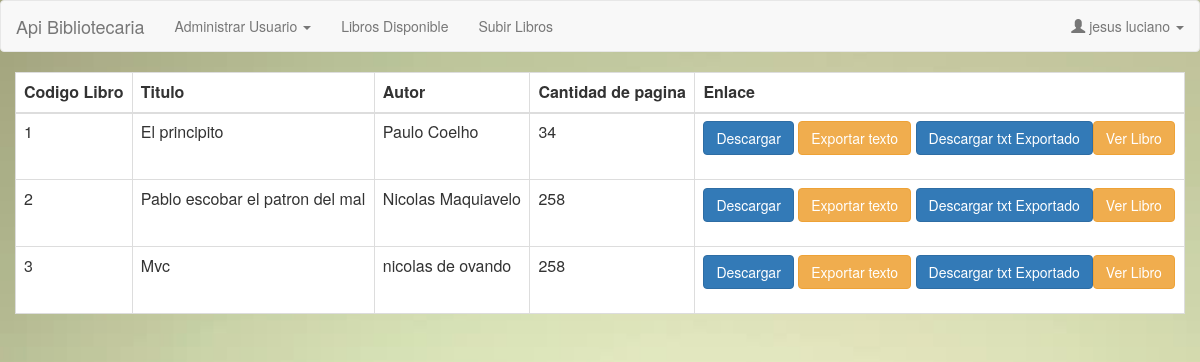
The app's page /LibrosDisponible.php (signed in) with its own data.
### tables this page shows
CREATE TABLE `libro` (
  `id` int(11) NOT NULL AUTO_INCREMENT,
  `titulo` varchar(45) DEFAULT NULL,
  `id_autores` int(25) DEFAULT NULL,
  `cant_pag` int(30) DEFAULT NULL,
  `url` text,
  `Nombre_del_archivo` varchar(45) DEFAULT NULL,
  PRIMARY KEY (`id`)
);

CREATE TABLE `autores` (
  `Id_autores` int(11) NOT NULL AUTO_INCREMENT,
  `Nombre` varchar(45) NOT NULL,
  PRIMARY KEY (`Id_autores`)
);

### Clases/Libros.php (called while the page is built, shortened)
<?php
class Libros  {
    static function MostrarLibros()
    {
        $datos = array();
        $con = Conexion::obj();
        $rs = mysqli_query($con,"Select * from libro");
      while( $fila = mysqli_fetch_object($rs)){
        $datos[] = $fila;
    }
        return $datos;
    }
    }

### Clases/Conexion.php (called while the page is built, shortened)
<?php
Class Conexion
{
	static $o_con = null;
	static function obj(){
		if(self::$o_con ==null){
		self::$o_con = new Conexion();
		}
		return self::$o_con->instancia;
	}
	function __construct()
	{
		$this->instancia = mysqli_connect(DB_HOST,DB_USER,DB_PASS,DB_DATABASE);
	}
}

### Clases/Autores.php (called while the page is built, shortened)
<?php
class Autores
{
    static function FiltroTabla($id)
    {
        $datos = array();
        $resultautores = mysqli_query(Conexion::obj(),"Select Nombre from Autores where Id_autores ='".$id."' ");
            while( $fila = mysqli_fetch_object($resultautores)){
                $datos[] = $fila;
            }
            return $datos;
    }
}

### LibrosDisponible.php (the view, shortened to what this page needs)
<?php
include "Header.php";
$ruta2 = getBaseUrl();
?>
<div class="row">
<table class="table table-bordered">
  <thead class="thead-dark">
    <tr>
      <th scope="col">Codigo Libro</th>
      <th scope="col">Titulo</th>
      <th scope="col">Autor</th>
      <th scope="col">Cantidad de pagina</th>
      <th scope="col"> Enlace </th>
    </tr>
  </thead>
  <tbody>
    <tr>
    <?php
$fila= Libros::MostrarLibros();
    foreach($fila as $row){
      $fila_autores = Autores::FiltroTabla($row->id);
      echo "<tr>
      <td>{$row->id}</td>
      <td>{$row->titulo}</td>
      ";
      echo "<td>";
      foreach($fila_autores as $fl){
      echo $fl->Nombre;
    }
    echo "</td>";
    echo "<td>{$row->cant_pag}</td>";
    echo "<td>"
    ."
      <form method='GET' action=''>
        <a href={$ruta2}prueba.php?btndescargarpdf=1&id=".$row->url."&nombre=",urlencode($row->titulo )," class='btn btn-primary'>Descargar</a>
        <a href={$ruta2}prueba.php?etexto=1&url=".$row->url."&id=",$row->id ," class='btn btn-warning btntext' id='etexto' url='".$row->url."'  urlid='".$row->id."' >Exportar texto</a>
    ";
      echo "<a href={$ruta2}Prueba.php?dte=1&id=".$row->id." class='btn btn-primary dte'>Descargar txt Exportado</a>";
    echo "<a href={$ruta2}Ebook/{$row->url}/2 class='btn btn-warning btntext' id='etexto' url='".$row->url."'  urlid='".$row->id."' >Ver Libro</a>";
    echo"</td>";
    }
?>
    </tr>
  </tbody>
</table>
</div>
<?php
include "Footer.php";
?>

### Assets/css/style.css (style rules this page uses)
body { background-image: url("../Images/1.jpg"); -webkit-background-size: cover; -moz-background-size: cover; -o-background-size: cover; background-size: cover; }
.table { background-color: white; }

### records on screen
libro: id "1", titulo "El principito", cant_pag "34"
autores: Nombre "Paulo Coelho"
libro: id "2", titulo "Pablo escobar el patron del mal", cant_pag "258"
autores: Nombre "Nicolas Maquiavelo"
libro: id "3", titulo "Mvc", cant_pag "258"
autores: Nombre "nicolas de ovando"

### other values on screen
$_SESSION['nombre_usuario'] "jesus luciano"
